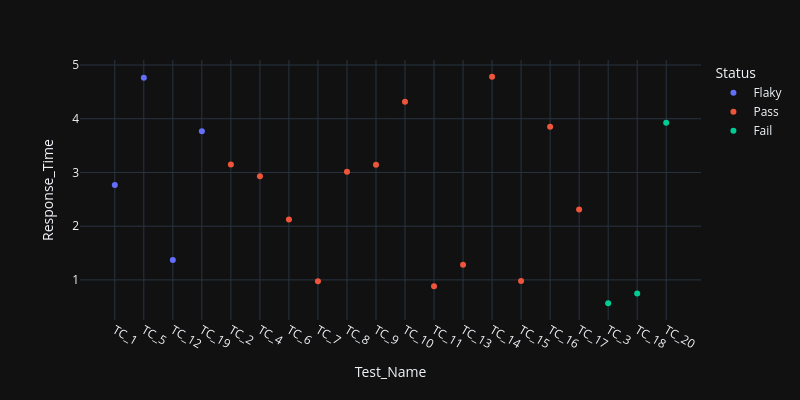

This figure's notebook cell:
### Code cell
a=px.scatter(df,x="Test_Name",y="Response_Time",color="Status",width=800,height=400)
a.show()

### Figure 1 — Plotly figure (JSON) as saved in the notebook; plotly's stock layout.template omitted (floating-point values rounded to 4 significant figures)
{"data": [{"hovertemplate": "Status=Flaky<br>Test_Name=%{x}<br>Response_Time=%{y}<extra></extra>", "legendgroup": "Flaky", "marker": {"color": "#636efa", "symbol": "circle"}, "mode": "markers", "name": "Flaky", "orientation": "v", "showlegend": true, "x": ["TC_1", "TC_5", "TC_12", "TC_19"], "xaxis": "x", "y": [2.767, 4.763, 1.369, 3.769], "yaxis": "y", "type": "scatter"}, {"hovertemplate": "Status=Pass<br>Test_Name=%{x}<br>Response_Time=%{y}<extra></extra>", "legendgroup": "Pass", "marker": {"color": "#EF553B", "symbol": "circle"}, "mode": "markers", "name": "Pass", "orientation": "v", "showlegend": true, "x": ["TC_2", "TC_4", "TC_6", "TC_7", "TC_8", "TC_9", "TC_10", "TC_11", "TC_13", "TC_14", "TC_15", "TC_16", "TC_17"], "xaxis": "x", "y": [3.149, 2.93, 2.126, 0.9743, 3.013, 3.143, 4.318, 0.882, 1.28, 4.782, 0.9813, 3.853, 2.313], "yaxis": "y", "type": "scatter"}, {"hovertemplate": "Status=Fail<br>Test_Name=%{x}<br>Response_Time=%{y}<extra></extra>", "legendgroup": "Fail", "marker": {"color": "#00cc96", "symbol": "circle"}, "mode": "markers", "name": "Fail", "orientation": "v", "showlegend": true, "x": ["TC_3", "TC_18", "TC_20"], "xaxis": "x", "y": [0.5652, 0.7458, 3.923], "yaxis": "y", "type": "scatter"}], "layout": {"xaxis": {"anchor": "y", "domain": [0.0, 1.0], "title": {"text": "Test_Name"}}, "yaxis": {"anchor": "x", "domain": [0.0, 1.0], "title": {"text": "Response_Time"}}, "legend": {"title": {"text": "Status"}, "tracegroupgap": 0}, "margin": {"t": 60}, "height": 400, "width": 800}}
